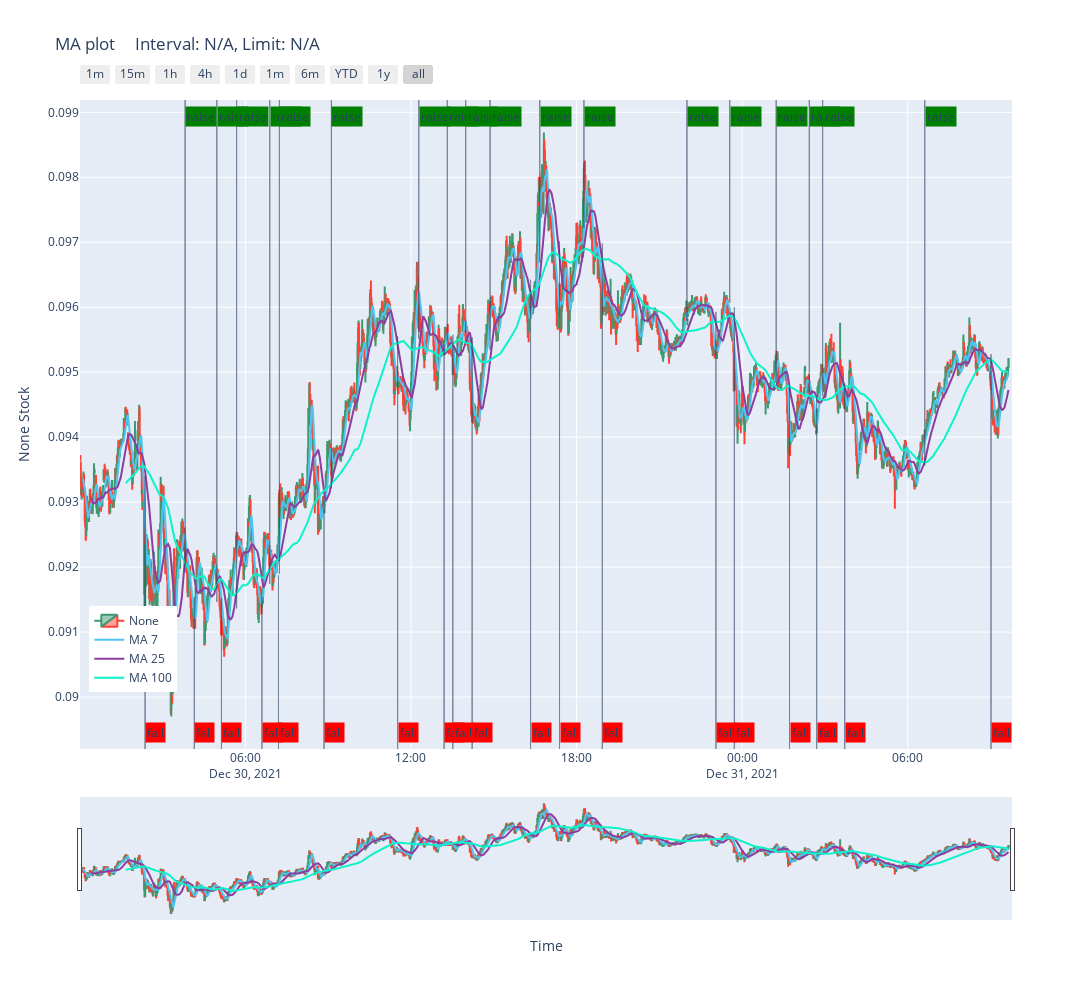

Notebook code cell kept with this figure:
### Markdown cell above
- init RVN 10
- raise == 11.3 RVN +13%
- fall RVN: 8.24

### Code cell
# plot DataFrame
df = pd.read_sql(
    'SELECT * FROM minute_scale WHERE date_created > "2021-12-30 00:00:00.000000"',
    'sqlite:///' + db_name, 
    index_col='id',
)
from plot_modules.candle_plot import CandlePlot
CandlePlot.from_df(
    df=df,
    open_col='open_',
    close_col='close_',
    low_col='low_',
    high_col='high_',
    date_col='date_created',
    GO_WIDTH=1300
)

### Figure 1 — Plotly figure (JSON) as saved in the notebook; plotly's stock layout.template omitted (floating-point values rounded to 4 significant figures; data arrays with more than 128 entries replaced by an {"elided": "..."} marker saying what was removed)
{"data": [{"close": {"elided": "2019 str values"}, "high": {"elided": "2019 str values"}, "low": {"elided": "2019 str values"}, "name": "None", "open": {"elided": "2019 str values"}, "type": "candlestick", "x": {"elided": "2019 str values"}}, {"line": {"color": "#4EC5F1", "width": 2}, "name": "MA 7", "type": "scatter", "x": {"elided": "2019 str values"}, "y": {"elided": "2019 float values"}}, {"line": {"color": "#8c3d9e", "width": 2}, "name": "MA 25", "type": "scatter", "x": {"elided": "2019 str values"}, "y": {"elided": "2019 float values"}}, {"line": {"color": "#0df2c9", "width": 2}, "name": "MA 100", "type": "scatter", "x": {"elided": "2019 str values"}, "y": {"elided": "2019 float values"}}], "layout": {"annotations": [{"bgcolor": "red", "showarrow": false, "text": "fall", "x": "2021-12-30 02:22:00.000000", "xanchor": "left", "xref": "x", "y": 0.01, "yref": "paper"}, {"bgcolor": "green", "showarrow": false, "text": "raise", "x": "2021-12-30 03:49:00.000000", "xanchor": "left", "xref": "x", "y": 0.99, "yref": "paper"}, {"bgcolor": "red", "showarrow": false, "text": "fall", "x": "2021-12-30 04:09:00.000000", "xanchor": "left", "xref": "x", "y": 0.01, "yref": "paper"}, {"bgcolor": "green", "showarrow": false, "text": "raise", "x": "2021-12-30 04:58:00.000000", "xanchor": "left", "xref": "x", "y": 0.99, "yref": "paper"}, {"bgcolor": "red", "showarrow": false, "text": "fall", "x": "2021-12-30 05:08:00.000000", "xanchor": "left", "xref": "x", "y": 0.01, "yref": "paper"}, {"bgcolor": "green", "showarrow": false, "text": "raise", "x": "2021-12-30 05:41:00.000000", "xanchor": "left", "xref": "x", "y": 0.99, "yref": "paper"}, {"bgcolor": "red", "showarrow": false, "text": "fall", "x": "2021-12-30 06:36:00.000000", "xanchor": "left", "xref": "x", "y": 0.01, "yref": "paper"}, {"bgcolor": "green", "showarrow": false, "text": "raise", "x": "2021-12-30 06:53:00.000000", "xanchor": "left", "xref": "x", "y": 0.99, "yref": "paper"}, {"bgcolor": "red", "showarrow": false, "text": "fall", "x": "2021-12-30 07:12:00.000000", "xanchor": "left", "xref": "x", "y": 0.01, "yref": "paper"}, {"bgcolor": "green", "showarrow": false, "text": "raise", "x": "2021-12-30 07:14:00.000000", "xanchor": "left", "xref": "x", "y": 0.99, "yref": "paper"}, {"bgcolor": "red", "showarrow": false, "text": "fall", "x": "2021-12-30 08:51:00.000000", "xanchor": "left", "xref": "x", "y": 0.01, "yref": "paper"}, {"bgcolor": "green", "showarrow": false, "text": "raise", "x": "2021-12-30 09:07:00.000000", "xanchor": "left", "xref": "x", "y": 0.99, "yref": "paper"}, {"bgcolor": "red", "showarrow": false, "text": "fall", "x": "2021-12-30 11:31:00.000000", "xanchor": "left", "xref": "x", "y": 0.01, "yref": "paper"}, {"bgcolor": "green", "showarrow": false, "text": "raise", "x": "2021-12-30 12:17:00.000000", "xanchor": "left", "xref": "x", "y": 0.99, "yref": "paper"}, {"bgcolor": "red", "showarrow": false, "text": "fall", "x": "2021-12-30 13:12:00.000000", "xanchor": "left", "xref": "x", "y": 0.01, "yref": "paper"}, {"bgcolor": "green", "showarrow": false, "text": "raise", "x": "2021-12-30 13:19:00.000000", "xanchor": "left", "xref": "x", "y": 0.99, "yref": "paper"}, {"bgcolor": "red", "showarrow": false, "text": "fall", "x": "2021-12-30 13:31:00.000000", "xanchor": "left", "xref": "x", "y": 0.01, "yref": "paper"}, {"bgcolor": "green", "showarrow": false, "text": "raise", "x": "2021-12-30 13:59:00.000000", "xanchor": "left", "xref": "x", "y": 0.99, "yref": "paper"}, {"bgcolor": "red", "showarrow": false, "text": "fall", "x": "2021-12-30 14:13:00.000000", "xanchor": "left", "xref": "x", "y": 0.01, "yref": "paper"}, {"bgcolor": "green", "showarrow": false, "text": "raise", "x": "2021-12-30 14:52:00.000000", "xanchor": "left", "xref": "x", "y": 0.99, "yref": "paper"}, {"bgcolor": "red", "showarrow": false, "text": "fall", "x": "2021-12-30 16:20:00.000000", "xanchor": "left", "xref": "x", "y": 0.01, "yref": "paper"}, {"bgcolor": "green", "showarrow": false, "text": "raise", "x": "2021-12-30 16:40:00.000000", "xanchor": "left", "xref": "x", "y": 0.99, "yref": "paper"}, {"bgcolor": "red", "showarrow": false, "text": "fall", "x": "2021-12-30 17:23:00.000000", "xanchor": "left", "xref": "x", "y": 0.01, "yref": "paper"}, {"bgcolor": "green", "showarrow": false, "text": "raise", "x": "2021-12-30 18:16:00.000000", "xanchor": "left", "xref": "x", "y": 0.99, "yref": "paper"}, {"bgcolor": "red", "showarrow": false, "text": "fall", "x": "2021-12-30 18:56:00.000000", "xanchor": "left", "xref": "x", "y": 0.01, "yref": "paper"}, {"bgcolor": "green", "showarrow": false, "text": "raise", "x": "2021-12-30 22:00:00.000000", "xanchor": "left", "xref": "x", "y": 0.99, "yref": "paper"}, {"bgcolor": "red", "showarrow": false, "text": "fall", "x": "2021-12-30 23:03:00.000000", "xanchor": "left", "xref": "x", "y": 0.01, "yref": "paper"}, {"bgcolor": "green", "showarrow": false, "text": "raise", "x": "2021-12-30 23:33:00.000000", "xanchor": "left", "xref": "x", "y": 0.99, "yref": "paper"}, {"bgcolor": "red", "showarrow": false, "text": "fall", "x": "2021-12-30 23:43:00.000000", "xanchor": "left", "xref": "x", "y": 0.01, "yref": "paper"}, {"bgcolor": "green", "showarrow": false, "text": "raise", "x": "2021-12-31 01:14:00.000000", "xanchor": "left", "xref": "x", "y": 0.99, "yref": "paper"}, {"bgcolor": "red", "showarrow": false, "text": "fall", "x": "2021-12-31 01:43:00.000000", "xanchor": "left", "xref": "x", "y": 0.01, "yref": "paper"}, {"bgcolor": "green", "showarrow": false, "text": "raise", "x": "2021-12-31 02:26:00.000000", "xanchor": "left", "xref": "x", "y": 0.99, "yref": "paper"}, {"bgcolor": "red", "showarrow": false, "text": "fall", "x": "2021-12-31 02:42:00.000000", "xanchor": "left", "xref": "x", "y": 0.01, "yref": "paper"}, {"bgcolor": "green", "showarrow": false, "text": "raise", "x": "2021-12-31 02:55:00.000000", "xanchor": "left", "xref": "x", "y": 0.99, "yref": "paper"}, {"bgcolor": "red", "showarrow": false, "text": "fall", "x": "2021-12-31 03:43:00.000000", "xanchor": "left", "xref": "x", "y": 0.01, "yref": "paper"}, {"bgcolor": "green", "showarrow": false, "text": "raise", "x": "2021-12-31 06:37:00.000000", "xanchor": "left", "xref": "x", "y": 0.99, "yref": "paper"}, {"bgcolor": "red", "showarrow": false, "text": "fall", "x": "2021-12-31 09:01:00.000000", "xanchor": "left", "xref": "x", "y": 0.01, "yref": "paper"}], "height": 1000, "hovermode": "x", "legend": {"x": 0.01, "xanchor": "left", "y": 0.22, "yanchor": "top"}, "shapes": [{"line": {"width": 1}, "opacity": 0.6, "x0": "2021-12-30 02:22:00.000000", "x1": "2021-12-30 02:22:00.000000", "xref": "x", "y0": 0, "y1": 0.421, "yref": "paper"}, {"line": {"width": 1}, "opacity": 0.6, "x0": "2021-12-30 03:49:00.000000", "x1": "2021-12-30 03:49:00.000000", "xref": "x", "y0": 0.2722, "y1": 1, "yref": "paper"}, {"line": {"width": 1}, "opacity": 0.6, "x0": "2021-12-30 04:09:00.000000", "x1": "2021-12-30 04:09:00.000000", "xref": "x", "y0": 0, "y1": 0.234, "yref": "paper"}, {"line": {"width": 1}, "opacity": 0.6, "x0": "2021-12-30 04:58:00.000000", "x1": "2021-12-30 04:58:00.000000", "xref": "x", "y0": 0.2265, "y1": 1, "yref": "paper"}, {"line": {"width": 1}, "opacity": 0.6, "x0": "2021-12-30 05:08:00.000000", "x1": "2021-12-30 05:08:00.000000", "xref": "x", "y0": 0, "y1": 0.2325, "yref": "paper"}, {"line": {"width": 1}, "opacity": 0.6, "x0": "2021-12-30 05:41:00.000000", "x1": "2021-12-30 05:41:00.000000", "xref": "x", "y0": 0.2166, "y1": 1, "yref": "paper"}, {"line": {"width": 1}, "opacity": 0.6, "x0": "2021-12-30 06:36:00.000000", "x1": "2021-12-30 06:36:00.000000", "xref": "x", "y0": 0, "y1": 0.2346, "yref": "paper"}, {"line": {"width": 1}, "opacity": 0.6, "x0": "2021-12-30 06:53:00.000000", "x1": "2021-12-30 06:53:00.000000", "xref": "x", "y0": 0.2542, "y1": 1, "yref": "paper"}, {"line": {"width": 1}, "opacity": 0.6, "x0": "2021-12-30 07:12:00.000000", "x1": "2021-12-30 07:12:00.000000", "xref": "x", "y0": 0, "y1": 0.2676, "yref": "paper"}, {"line": {"width": 1}, "opacity": 0.6, "x0": "2021-12-30 07:14:00.000000", "x1": "2021-12-30 07:14:00.000000", "xref": "x", "y0": 0.2703, "y1": 1, "yref": "paper"}, {"line": {"width": 1}, "opacity": 0.6, "x0": "2021-12-30 08:51:00.000000", "x1": "2021-12-30 08:51:00.000000", "xref": "x", "y0": 0, "y1": 0.3817, "yref": "paper"}, {"line": {"width": 1}, "opacity": 0.6, "x0": "2021-12-30 09:07:00.000000", "x1": "2021-12-30 09:07:00.000000", "xref": "x", "y0": 0.4015, "y1": 1, "yref": "paper"}, {"line": {"width": 1}, "opacity": 0.6, "x0": "2021-12-30 11:31:00.000000", "x1": "2021-12-30 11:31:00.000000", "xref": "x", "y0": 0, "y1": 0.6356, "yref": "paper"}, {"line": {"width": 1}, "opacity": 0.6, "x0": "2021-12-30 12:17:00.000000", "x1": "2021-12-30 12:17:00.000000", "xref": "x", "y0": 0.6317, "y1": 1, "yref": "paper"}, {"line": {"width": 1}, "opacity": 0.6, "x0": "2021-12-30 13:12:00.000000", "x1": "2021-12-30 13:12:00.000000", "xref": "x", "y0": 0, "y1": 0.6233, "yref": "paper"}, {"line": {"width": 1}, "opacity": 0.6, "x0": "2021-12-30 13:19:00.000000", "x1": "2021-12-30 13:19:00.000000", "xref": "x", "y0": 0.6295, "y1": 1, "yref": "paper"}, {"line": {"width": 1}, "opacity": 0.6, "x0": "2021-12-30 13:31:00.000000", "x1": "2021-12-30 13:31:00.000000", "xref": "x", "y0": 0, "y1": 0.6382, "yref": "paper"}, {"line": {"width": 1}, "opacity": 0.6, "x0": "2021-12-30 13:59:00.000000", "x1": "2021-12-30 13:59:00.000000", "xref": "x", "y0": 0.6413, "y1": 1, "yref": "paper"}, {"line": {"width": 1}, "opacity": 0.6, "x0": "2021-12-30 14:13:00.000000", "x1": "2021-12-30 14:13:00.000000", "xref": "x", "y0": 0, "y1": 0.6345, "yref": "paper"}, {"line": {"width": 1}, "opacity": 0.6, "x0": "2021-12-30 14:52:00.000000", "x1": "2021-12-30 14:52:00.000000", "xref": "x", "y0": 0.6154, "y1": 1, "yref": "paper"}, {"line": {"width": 1}, "opacity": 0.6, "x0": "2021-12-30 16:20:00.000000", "x1": "2021-12-30 16:20:00.000000", "xref": "x", "y0": 0, "y1": 0.723, "yref": "paper"}, {"line": {"width": 1}, "opacity": 0.6, "x0": "2021-12-30 16:40:00.000000", "x1": "2021-12-30 16:40:00.000000", "xref": "x", "y0": 0.7496, "y1": 1, "yref": "paper"}, {"line": {"width": 1}, "opacity": 0.6, "x0": "2021-12-30 17:23:00.000000", "x1": "2021-12-30 17:23:00.000000", "xref": "x", "y0": 0, "y1": 0.7825, "yref": "paper"}, {"line": {"width": 1}, "opacity": 0.6, "x0": "2021-12-30 18:16:00.000000", "x1": "2021-12-30 18:16:00.000000", "xref": "x", "y0": 0.8028, "y1": 1, "yref": "paper"}, {"line": {"width": 1}, "opacity": 0.6, "x0": "2021-12-30 18:56:00.000000", "x1": "2021-12-30 18:56:00.000000", "xref": "x", "y0": 0, "y1": 0.779, "yref": "paper"}, {"line": {"width": 1}, "opacity": 0.6, "x0": "2021-12-30 22:00:00.000000", "x1": "2021-12-30 22:00:00.000000", "xref": "x", "y0": 0.6597, "y1": 1, "yref": "paper"}, {"line": {"width": 1}, "opacity": 0.6, "x0": "2021-12-30 23:03:00.000000", "x1": "2021-12-30 23:03:00.000000", "xref": "x", "y0": 0, "y1": 0.6735, "yref": "paper"}, {"line": {"width": 1}, "opacity": 0.6, "x0": "2021-12-30 23:33:00.000000", "x1": "2021-12-30 23:33:00.000000", "xref": "x", "y0": 0.6875, "y1": 1, "yref": "paper"}, {"line": {"width": 1}, "opacity": 0.6, "x0": "2021-12-30 23:43:00.000000", "x1": "2021-12-30 23:43:00.000000", "xref": "x", "y0": 0, "y1": 0.6805, "yref": "paper"}, {"line": {"width": 1}, "opacity": 0.6, "x0": "2021-12-31 01:14:00.000000", "x1": "2021-12-31 01:14:00.000000", "xref": "x", "y0": 0.5644, "y1": 1, "yref": "paper"}, {"line": {"width": 1}, "opacity": 0.6, "x0": "2021-12-31 01:43:00.000000", "x1": "2021-12-31 01:43:00.000000", "xref": "x", "y0": 0, "y1": 0.5609, "yref": "paper"}, {"line": {"width": 1}, "opacity": 0.6, "x0": "2021-12-31 02:26:00.000000", "x1": "2021-12-31 02:26:00.000000", "xref": "x", "y0": 0.5501, "y1": 1, "yref": "paper"}, {"line": {"width": 1}, "opacity": 0.6, "x0": "2021-12-31 02:42:00.000000", "x1": "2021-12-31 02:42:00.000000", "xref": "x", "y0": 0, "y1": 0.5432, "yref": "paper"}, {"line": {"width": 1}, "opacity": 0.6, "x0": "2021-12-31 02:55:00.000000", "x1": "2021-12-31 02:55:00.000000", "xref": "x", "y0": 0.5439, "y1": 1, "yref": "paper"}, {"line": {"width": 1}, "opacity": 0.6, "x0": "2021-12-31 03:43:00.000000", "x1": "2021-12-31 03:43:00.000000", "xref": "x", "y0": 0, "y1": 0.563, "yref": "paper"}, {"line": {"width": 1}, "opacity": 0.6, "x0": "2021-12-31 06:37:00.000000", "x1": "2021-12-31 06:37:00.000000", "xref": "x", "y0": 0.4365, "y1": 1, "yref": "paper"}, {"line": {"width": 1}, "opacity": 0.6, "x0": "2021-12-31 09:01:00.000000", "x1": "2021-12-31 09:01:00.000000", "xref": "x", "y0": 0, "y1": 0.6086, "yref": "paper"}], "showlegend": true, "title": {"text": "MA plot     Interval: N/A, Limit: N/A"}, "width": 1300, "xaxis": {"rangeselector": {"buttons": [{"count": 1, "label": "1m", "step": "minute", "stepmode": "backward"}, {"count": 15, "label": "15m", "step": "minute", "stepmode": "backward"}, {"count": 1, "label": "1h", "step": "hour", "stepmode": "backward"}, {"count": 4, "label": "4h", "step": "hour", "stepmode": "backward"}, {"count": 1, "label": "1d", "step": "day", "stepmode": "backward"}, {"count": 1, "label": "1m", "step": "month", "stepmode": "backward"}, {"count": 6, "label": "6m", "step": "month", "stepmode": "backward"}, {"count": 1, "label": "YTD", "step": "year", "stepmode": "todate"}, {"count": 1, "label": "1y", "step": "year", "stepmode": "backward"}, {"step": "all"}]}, "rangeslider": {"visible": true}, "title": {"text": "Time"}}, "yaxis": {"title": {"text": "None Stock"}}}}
